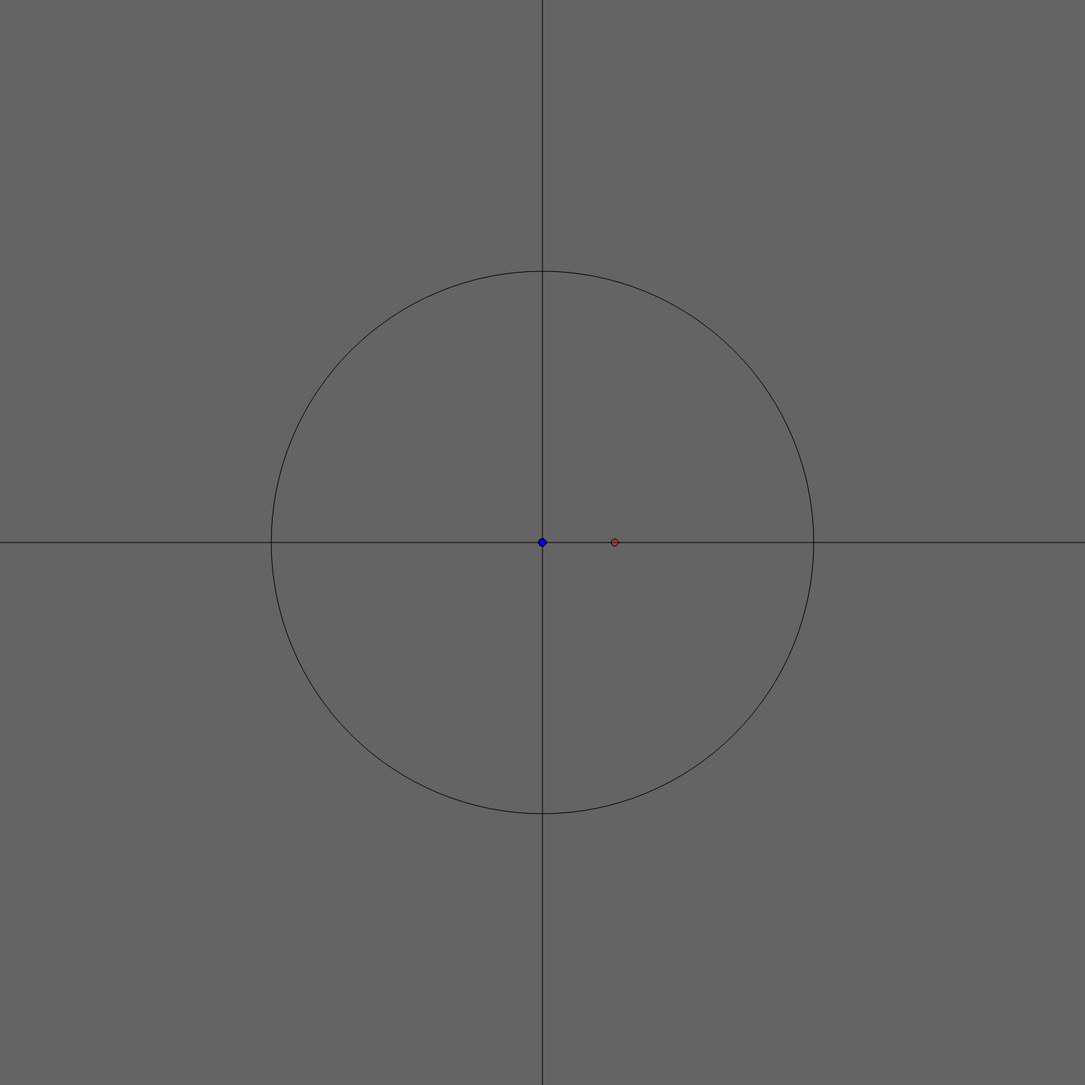
Frame 1 (no input)
Frame 60 (no input): identical to frame 1, image omitted
Frame 120 (the mouse pressed at the canvas centre since frame 60): identical to frame 1, image omitted

The p5.js sketch that drew this single still picture (run headless with seeded random() and noise() and a simulated clock; from frame 60 on, the mouse is pressed at the canvas centre):

// p5.js sketch
// ── sketch.js
let diameter1 = 10
let diameter = 10
let node_diameter = 10
let circleX = 0
let circleY = 0
let complexX = 100, complexY = 0
let _x=0,_y=0,__x=0,__y=0
function setup() {
  // put setup code here
  createCanvas(1500,1500)
}

function draw() {
  // put drawing code here
  background(100)
  translate(width / 2, height / 2);
  draw_numberLine()
  draw_constant()
  draw_complex()
  let newX=_x,newY=_y
  for(let i=0;i<100;i++){

    let prevX = newX
    let prevY = newY
    newX = (prevX * prevX) - (prevY * prevY)
    newY = 2 * (prevX * prevY)
    newX += __x
    newY += __y
    
    fill(color(0,0,255,100))
    ellipse(map(newX,-2,2,-width/2,width/2),map(newY,-2,2,height/2,-height/2),node_diameter,node_diameter)
    //line(map(newX,-2,2,-width/2,width/2),map(newY,-2,2,height/2,-height/2),map(prevX,-2,2,-width/2,width/2),map(prevY,-2,2,height/2,-height/2))
  }
}

function draw_constant(){

  let coordinates = get_mapping(mouseX,mouseY)
  if(dist(circleX, circleY, coordinates.x, coordinates.y)< diameter/2 && mouseIsPressed){

      diameter = 50
      circleX = coordinates.x
      circleY = coordinates.y
      _x = coordinates._x
      _y = coordinates._y
  } 
  fill(color(0,255,0,100))
  ellipse(circleX,circleY,node_diameter,node_diameter)
}

function draw_complex(){

  let coordinates = get_mapping(mouseX,mouseY)
  if(dist(complexX, complexY, coordinates.x, coordinates.y)< diameter1/2 && mouseIsPressed){

      diameter1 = 50
      complexX = coordinates.x
      complexY = coordinates.y
      __x = coordinates._x
      __y = coordinates._y
  } 
  fill(color(255,0,0,100))
  ellipse(complexX,complexY,node_diameter,node_diameter)
}

function mouseReleased(){

  diameter = 10
  diameter1 = 10
}
function get_mapping(X,Y){

  let coordinates = {

    x : 0,
    y : 0,
    _x : 0,
    _y : 0
  }
  coordinates._x = map(X,0,width,-2,2)
  coordinates._y = map(Y,0,height,2,-2)
  coordinates.x = map(coordinates._x,-2,2,-width/2,width/2)
  coordinates.y = map(coordinates._y,-2,2,height/2,-height/2)
  return coordinates
}

function draw_numberLine(){
  noFill()
  line(0,-height/2,0,height/2)
  line(width/2,0,-width/2,0)
  circle(0,0,2 * map(1,-2,2,-width/2,width/2))
}
